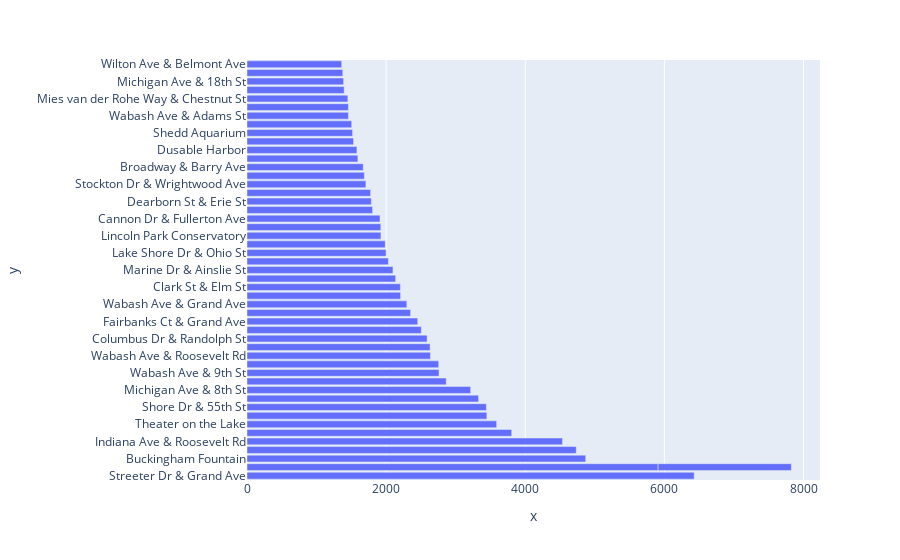

The notebook cell saved with this chart:
### Code cell
fig = px.bar(y = member_casual['start_station_name'].head(50),
             x = member_casual['total'].head(50))
fig.show()

### Figure 1 — Plotly figure (JSON) as saved in the notebook; plotly's stock layout.template omitted (floating-point values rounded to 4 significant figures)
{"data": [{"alignmentgroup": "True", "hovertemplate": "x=%{x}<br>y=%{y}<extra></extra>", "legendgroup": "", "marker": {"color": "#636efa"}, "name": "", "offsetgroup": "", "orientation": "h", "showlegend": false, "textposition": "auto", "type": "bar", "x": [6428, 5910, 4869, 4733, 4536, 3805, 3589, 3448, 3441, 3329, 3215, 2864, 2760, 2756, 2637, 2632, 2589, 2506, 2454, 2352, 2298, 2208, 2205, 2137, 2098, 2032, 2000, 1987, 1925, 1924, 1915, 1912, 1806, 1787, 1777, 1709, 1687, 1671, 1594, 1580, 1532, 1518, 1505, 1458, 1458, 1450, 1397, 1389, 1377, 1361], "xaxis": "x", "y": ["Streeter Dr & Grand Ave", "Lake Shore Dr & Monroe St", "Buckingham Fountain", "Millennium Park", "Indiana Ave & Roosevelt Rd", "Michigan Ave & Oak St", "Theater on the Lake", "Fort Dearborn Dr & 31st St", "Shore Dr & 55th St", "Lake Shore Dr & North Blvd", "Michigan Ave & 8th St", "Lakefront Trail & Bryn Mawr Ave", "Wabash Ave & 9th St", "Michigan Ave & Lake St", "Wabash Ave & Roosevelt Rd", "Lake Shore Dr & Belmont Ave", "Columbus Dr & Randolph St", "Lake Shore Dr & Wellington Ave", "Fairbanks Ct & Grand Ave", "Michigan Ave & Washington St", "Wabash Ave & Grand Ave", "Lake Shore Dr & Diversey Pkwy", "Clark St & Elm St", "McClurg Ct & Illinois St", "Marine Dr & Ainslie St", "Wabash Ave & Wacker Pl", "Lake Shore Dr & Ohio St", "Clark St & Armitage Ave", "Lincoln Park Conservatory", "Pine Grove Ave & Waveland Ave", "Lake Shore Dr & Monroe St", "Cannon Dr & Fullerton Ave", "Clark St & Lincoln Ave", "Dearborn St & Erie St", "Lake Park Ave & 35th St", "Stockton Dr & Wrightwood Ave", "Lakeview Ave & Fullerton Pkwy", "Broadway & Barry Ave", "Pine Grove Ave & Irving Park Rd", "Dusable Harbor", "Montrose Harbor", "Shedd Aquarium", "Broadway & Cornelia Ave", "Wabash Ave & Adams St", "Michigan Ave & 14th St", "Mies van der Rohe Way & Chestnut St", "St. Clair St & Erie St", "Michigan Ave & 18th St", "Wells St & Elm St", "Wilton Ave & Belmont Ave"], "yaxis": "y"}], "layout": {"barmode": "relative", "legend": {"tracegroupgap": 0}, "margin": {"t": 60}, "xaxis": {"anchor": "y", "domain": [0, 1], "title": {"text": "x"}}, "yaxis": {"anchor": "x", "domain": [0, 1], "title": {"text": "y"}}}}
